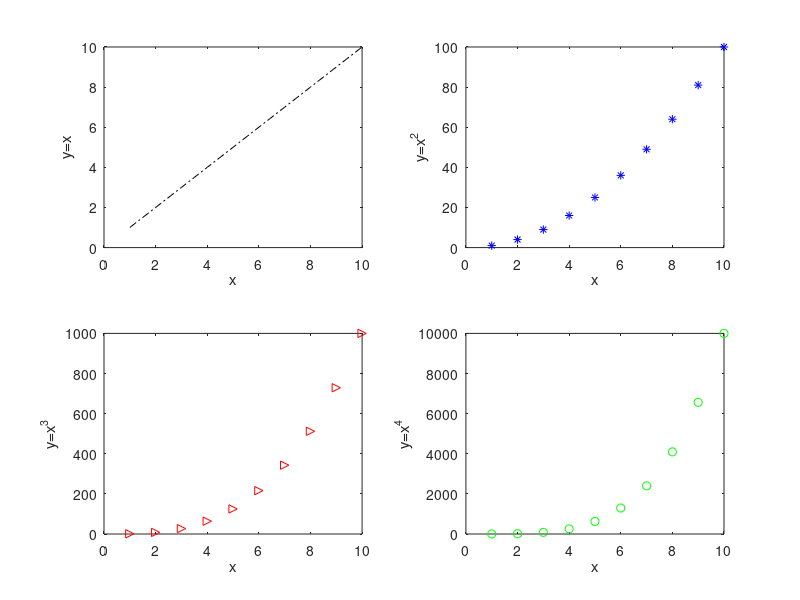
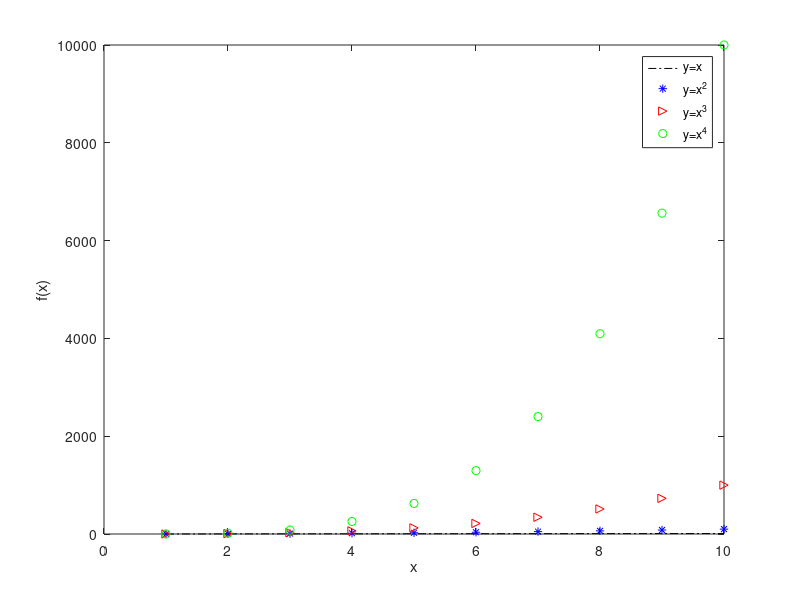
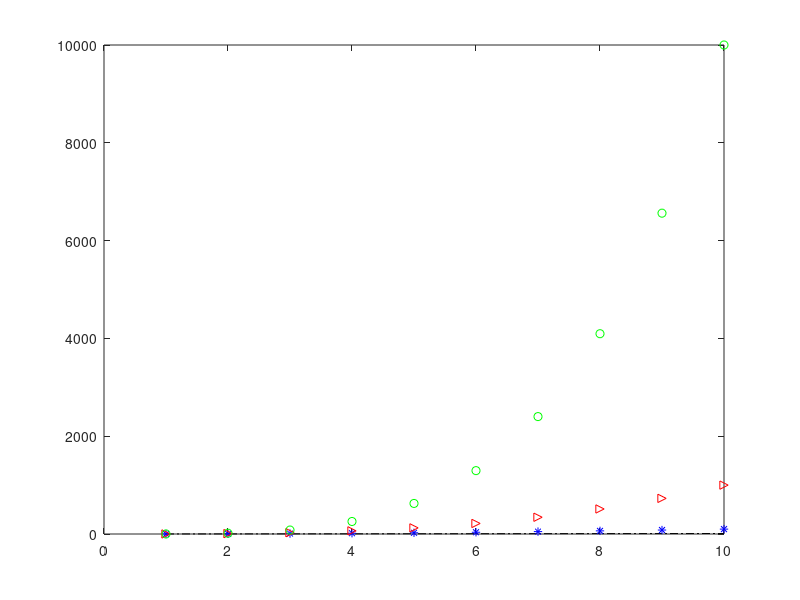

Write MATLAB code to recreate these figures, in order.
% Gianna Foti 
% EGR 101


% vector x 10 pts btw. 1 & 10
x = linspace (1,10,10);

% y1: x
y1 = x;

% y2: x squared
y2 = x.^2; 

% y3: x cubed
y3 = x.^3

% y4: x to the fourth
y4 = x.^4

% upper left y1, dash dot line
subplot(2,2,1)
plot(x,y1, 'k-.')
xlabel 'x'
ylabel 'y=x'

% upper right y2 blue stars
subplot (2,2,2)
plot (x,y2,'b*')
xlabel 'x'
ylabel 'y=x^2'

% lower left y3 red triangle point right
subplot (2,2,3)
plot (x,y3, 'r>')
xlabel 'x'
ylabel 'y=x^3'

% lower right y4 green circles
subplot (2,2,4)
plot (x,y4,'go')
xlabel 'x'
ylabel 'y=x^4'

%% Plot all in same plot 2 ways
% single plot command
figure(2)
plot(x,y1, 'k-.', x,y2, 'b*', x,y3, 'r>', x,y4, 'go')
xlabel 'x'
ylabel 'f(x)'
legend ('y=x','y=x^2', 'y=x^3', 'y=x^4')

% hold on/off
figure(3)
plot(x,y1, 'k-.')
hold on
plot (x,y2,'b*')
plot (x,y3, 'r>')
plot (x,y4,'go')
hold off
